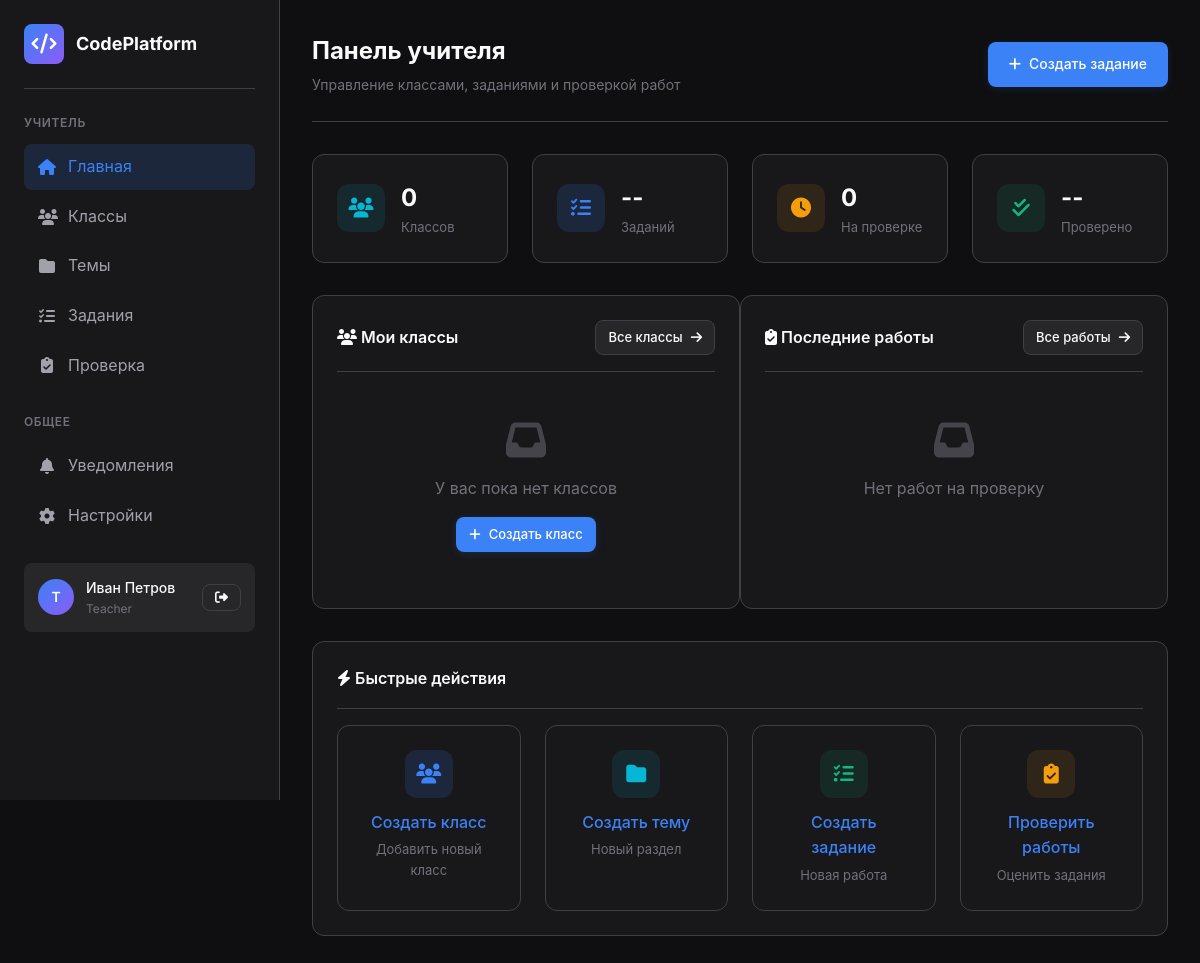
Screenshot of /teacher/dashboard (signed in) with the database file from the repository.
### models.py (models this page shows, shortened)
class User(UserMixin, db.Model):
    __tablename__ = 'users'
    id = db.Column(db.Integer, primary_key=True)
    username = db.Column(db.String(80), unique=True, nullable=False, index=True)
    email = db.Column(db.String(120), unique=True, nullable=False, index=True)
    password_hash = db.Column(db.String(256), nullable=False)
    role = db.Column(db.String(20), nullable=False, default='student')  # student, teacher, admin
    first_name = db.Column(db.String(50))
    last_name = db.Column(db.String(50))
    avatar_url = db.Column(db.String(255))
    is_active = db.Column(db.Boolean, default=True)
    created_at = db.Column(db.DateTime, default=datetime.utcnow)
    updated_at = db.Column(db.DateTime, default=datetime.utcnow, onupdate=datetime.utcnow)
    class_memberships = db.relationship('ClassMember', back_populates='user', cascade='all, delete-orphan')
    submissions = db.relationship('Submission', foreign_keys='Submission.user_id', back_populates='user', cascade='all, delete-orphan')
    created_assignments = db.relationship('Assignment', foreign_keys='Assignment.created_by', back_populates='creator', cascade='all, delete-orphan')
    graded_submissions = db.relationship('Submission', foreign_keys='Submission.graded_by', back_populates='grader')
    activity_logs = db.relationship('ActivityLog', back_populates='user', cascade='all, delete-orphan')
    @property
    def full_name(self):
        if self.first_name and self.last_name:
            return f"{self.first_name} {self.last_name}"
        return self.username

### app.py (the view)
@app.route('/teacher/dashboard')
@login_required
def teacher_dashboard():
    if current_user.role not in ['teacher', 'admin']:
        flash('Доступ запрещён', 'error')
        return redirect(url_for('index'))
    class_groups = ClassGroup.query.join(ClassMember).filter(
        ClassMember.user_id == current_user.id
    ).all()
    if not class_groups and current_user.role == 'admin':
        class_groups = ClassGroup.query.filter_by(is_active=True).all()
    recent_submissions = Submission.query.join(Assignment).filter(
        Assignment.class_group_id.in_([c.id for c in class_groups])
    ).order_by(Submission.submitted_at.desc()).limit(10).all()
    return render_template('teacher/dashboard.html',
                         class_groups=class_groups,
                         recent_submissions=recent_submissions)

### app.py (called while the page is built)
@login_manager.user_loader
def load_user(user_id):
    return User.query.get(int(user_id))

@app.context_processor
def utility_processor():
    def format_datetime(dt):
        if dt is None:
            return '—'
        return dt.strftime('%d.%m.%Y %H:%M')
    def format_date(dt):
        if dt is None:
            return '—'
        return dt.strftime('%d.%m.%Y')
    return {
        'formatDateTime': format_datetime,
        'formatDate': format_date
    }

### templates/teacher/dashboard.html (shortened to what this page needs)
{% extends "base.html" %}
{% block content %}
<div class="header">
    <div>
        <h1 class="header-title">Панель учителя</h1>
        <p class="header-subtitle">Управление классами, заданиями и проверкой работ</p>
    </div>
    <div style="display: flex; gap: 12px;">
        <a href="{{ url_for('create_assignment') }}" class="btn btn-primary">
            <i class="fas fa-plus"></i>
            Создать задание
        </a>
    </div>
</div>
<div class="grid grid-cols-4 gap-3 mb-4">
    <div class="card">
        <div style="display: flex; align-items: center; gap: 16px;">
            <div style="width: 48px; height: 48px; background: var(--info-bg); border-radius: 12px; display: flex; align-items: center; justify-content: center; font-size: 20px; color: var(--info);">
                <i class="fas fa-users"></i>
            </div>
            <div>
                <div style="font-size: 24px; font-weight: 700;">{{ class_groups|length }}</div>
                <div style="font-size: 13px; color: var(--text-muted);">Классов</div>
            </div>
        </div>
    </div>
    <div class="card">
        <div style="display: flex; align-items: center; gap: 16px;">
            <div style="width: 48px; height: 48px; background: var(--accent-glow); border-radius: 12px; display: flex; align-items: center; justify-content: center; font-size: 20px; color: var(--accent-primary);">
                <i class="fas fa-tasks"></i>
            </div>
            <div>
                <div style="font-size: 24px; font-weight: 700;">--</div>
                <div style="font-size: 13px; color: var(--text-muted);">Заданий</div>
            </div>
        </div>
    </div>
    <div class="card">
        <div style="display: flex; align-items: center; gap: 16px;">
            <div style="width: 48px; height: 48px; background: var(--warning-bg); border-radius: 12px; display: flex; align-items: center; justify-content: center; font-size: 20px; color: var(--warning);">
                <i class="fas fa-clock"></i>
            </div>
            <div>
                <div style="font-size: 24px; font-weight: 700;">{{ recent_submissions|length }}</div>
                <div style="font-size: 13px; color: var(--text-muted);">На проверке</div>
            </div>
        </div>
    </div>
    <div class="card">
        <div style="display: flex; align-items: center; gap: 16px;">
            <div style="width: 48px; height: 48px; background: var(--success-bg); border-radius: 12px; display: flex; align-items: center; justify-content: center; font-size: 20px; color: var(--success);">
                <i class="fas fa-check-double"></i>
            </div>
            <div>
                <div style="font-size: 24px; font-weight: 700;">--</div>
                <div style="font-size: 13px; color: var(--text-muted);">Проверено</div>
            </div>
        </div>
    </div>
</div>
<div class="grid grid-cols-2 gap-4">
    <div class="card">
        <div class="card-header">
            <h3 class="card-title"><i class="fas fa-users"></i> Мои классы</h3>
            <a href="{{ url_for('manage_classes') }}" class="btn btn-sm btn-secondary">
                Все классы <i class="fas fa-arrow-right"></i>
            </a>
        </div>
        {% if class_groups %}
        <div style="display: flex; flex-direction: column; gap: 12px;">
            {% for group in class_groups[:5] %}
            <div style="display: flex; align-items: center; justify-content: space-between; padding: 14px; background: var(--bg-tertiary); border-radius: var(--radius-md);">
                <div>
                    <div style="font-weight: 500;">{{ group.name }}</div>
                    <div style="font-size: 13px; color: var(--text-muted);">{{ group.description or 'Нет описания' }}</div>
                </div>
                <span class="badge badge-primary">{{ group.members|length }} учеников</span>
            </div>
            {% endfor %}
        </div>
        {% else %}
        <div style="text-align: center; padding: 32px; color: var(--text-muted);">
            <i class="fas fa-inbox" style="font-size: 40px; margin-bottom: 16px; opacity: 0.5;"></i>
            <p>У вас пока нет классов</p>
            <a href="{{ url_for('create_class') }}" class="btn btn-primary btn-sm" style="margin-top: 16px;">
                <i class="fas fa-plus"></i>
                Создать класс
            </a>
        </div>
        {% endif %}
    </div>
    <div class="card">
        <div class="card-header">
            <h3 class="card-title"><i class="fas fa-clipboard-check"></i> Последние работы</h3>
            <a href="{{ url_for('review_submissions') }}" class="btn btn-sm btn-secondary">
                Все работы <i class="fas fa-arrow-right"></i>
            </a>
        </div>
        {% if recent_submissions %}
        <div style="display: flex; flex-direction: column; gap: 12px;">
            {% for submission in recent_submissions[:5] %}
            <div style="display: flex; align-items: center; justify-content: space-between; padding: 14px; background: var(--bg-tertiary); border-radius: var(--radius-md);">
                <div style="flex: 1;">
                    <div style="font-weight: 500;">{{ submission.assignment.title }}</div>
                    <div style="font-size: 13px; color: var(--text-muted);">
                        {{ submission.user.full_name }} • {{ submission.submitted_at.strftime('%d.%m %H:%M') }}
                    </div>
                </div>
                <a href="{{ url_for('grade_submission', submission_id=submission.id) }}" class="btn btn-sm btn-primary">
                    Проверить
                </a>
            </div>
            {% endfor %}
        </div>
        {% else %}
        <div style="text-align: center; padding: 32px; color: var(--text-muted);">
            <i class="fas fa-inbox" style="font-size: 40px; margin-bottom: 16px; opacity: 0.5;"></i>
            <p>Нет работ на проверку</p>
        </div>
        {% endif %}
    </div>
</div>
<div class="card mt-4">
    <div class="card-header">
        <h3 class="card-title"><i class="fas fa-bolt"></i> Быстрые действия</h3>
    </div>
    <div class="grid grid-cols-4 gap-3">
        <a href="{{ url_for('create_class') }}" class="card" style="text-align: center; padding: 24px; display: block;">
            <div style="width: 48px; height: 48px; margin: 0 auto 12px; background: var(--accent-glow); border-radius: 12px; display: flex; align-items: center; justify-content: center; font-size: 20px; color: var(--accent-primary);">
                <i class="fas fa-users"></i>
            </div>
            <div style="font-weight: 500;">Создать класс</div>
            <div style="font-size: 13px; color: var(--text-muted); margin-top: 4px;">Добавить новый класс</div>
        </a>
        <a href="{{ url_for('create_topic') }}" class="card" style="text-align: center; padding: 24px; display: block;">
            <div style="width: 48px; height: 48px; margin: 0 auto 12px; background: var(--info-bg); border-radius: 12px; display: flex; align-items: center; justify-content: center; font-size: 20px; color: var(--info);">
                <i class="fas fa-folder"></i>
            </div>
            <div style="font-weight: 500;">Создать тему</div>
            <div style="font-size: 13px; color: var(--text-muted); margin-top: 4px;">Новый раздел</div>
        </a>
        <a href="{{ url_for('create_assignment') }}" class="card" style="text-align: center; padding: 24px; display: block;">
            <div style="width: 48px; height: 48px; margin: 0 auto 12px; background: var(--success-bg); border-radius: 12px; display: flex; align-items: center; justify-content: center; font-size: 20px; color: var(--success);">
                <i class="fas fa-tasks"></i>
            </div>
            <div style="font-weight: 500;">Создать задание</div>
            <div style="font-size: 13px; color: var(--text-muted); margin-top: 4px;">Новая работа</div>
        </a>
        <a href="{{ url_for('review_submissions') }}" class="card" style="text-align: center; padding: 24px; display: block;">
            <div style="width: 48px; height: 48px; margin: 0 auto 12px; background: var(--warning-bg); border-radius: 12px; display: flex; align-items: center; justify-content: center; font-size: 20px; color: var(--warning);">
                <i class="fas fa-clipboard-check"></i>
            </div>
            <div style="font-weight: 500;">Проверить работы</div>
            <div style="font-size: 13px; color: var(--text-muted); margin-top: 4px;">Оценить задания</div>
        </a>
    </div>
</div>
{% endblock %}

### templates/base.html (shortened to what this page needs)
<!DOCTYPE html>
<html lang="ru" class="dark">
<head>
    <link rel="stylesheet" href="https://cdnjs.cloudflare.com/ajax/libs/font-awesome/6.4.0/css/all.min.css">
    <link rel="stylesheet" href="https://cdnjs.cloudflare.com/ajax/libs/codemirror/5.65.13/codemirror.min.css">
    <link rel="stylesheet" href="https://cdnjs.cloudflare.com/ajax/libs/codemirror/5.65.13/theme/dracula.min.css">
</head>
<body>
    {% if current_user.is_authenticated %}
    <div class="app-layout">
        <aside class="sidebar">
            <div class="logo">
                <div class="logo-icon">
                    <i class="fas fa-code"></i>
                </div>
                <span class="logo-text">CodePlatform</span>
            </div>
            <nav>
                {% if current_user.role == 'student' %}
                <div class="nav-section">
                    <div class="nav-section-title">Ученик</div>
                    <a href="{{ url_for('student_dashboard') }}" class="nav-item {% if request.endpoint == 'student_dashboard' %}active{% endif %}">
                        <i class="fas fa-home"></i>
                        <span>Главная</span>
                    </a>
                    <a href="{{ url_for('student_dashboard') }}#assignments" class="nav-item">
                        <i class="fas fa-book"></i>
                        <span>Задания</span>
                    </a>
                    <a href="{{ url_for('student_dashboard') }}#progress" class="nav-item">
                        <i class="fas fa-chart-line"></i>
                        <span>Прогресс</span>
                    </a>
                </div>
                {% elif current_user.role in ['teacher', 'admin'] %}
                <div class="nav-section">
                    <div class="nav-section-title">Учитель</div>
                    <a href="{{ url_for('teacher_dashboard') }}" class="nav-item {% if request.endpoint == 'teacher_dashboard' %}active{% endif %}">
                        <i class="fas fa-home"></i>
                        <span>Главная</span>
                    </a>
                    <a href="{{ url_for('manage_classes') }}" class="nav-item {% if request.endpoint == 'manage_classes' %}active{% endif %}">
                        <i class="fas fa-users"></i>
                        <span>Классы</span>
                    </a>
                    <a href="{{ url_for('manage_topics') }}" class="nav-item {% if request.endpoint == 'manage_topics' %}active{% endif %}">
                        <i class="fas fa-folder"></i>
                        <span>Темы</span>
                    </a>
                    <a href="{{ url_for('manage_assignments') }}" class="nav-item {% if request.endpoint == 'manage_assignments' %}active{% endif %}">
                        <i class="fas fa-tasks"></i>
                        <span>Задания</span>
                    </a>
                    <a href="{{ url_for('review_submissions') }}" class="nav-item {% if request.endpoint == 'review_submissions' %}active{% endif %}">
                        <i class="fas fa-clipboard-check"></i>
                        <span>Проверка</span>
                    </a>
                </div>
                {% endif %}
                <div class="nav-section">
                    <div class="nav-section-title">Общее</div>
                    <a href="#" class="nav-item">
                        <i class="fas fa-bell"></i>
                        <span>Уведомления</span>
                    </a>
                    <a href="#" class="nav-item">
                        <i class="fas fa-cog"></i>
                        <span>Настройки</span>
                    </a>
                </div>
            </nav>
            <div class="user-menu">
                <div class="user-avatar">
                    {{ current_user.username[0].upper() }}
                </div>
                <div class="user-info">
                    <div class="user-name">{{ current_user.full_name }}</div>
                    <div class="user-role">{{ current_user.role|capitalize }}</div>
                </div>
                <a href="{{ url_for('logout') }}" class="btn btn-sm btn-secondary">
                    <i class="fas fa-sign-out-alt"></i>
                </a>
            </div>
        </aside>
        <main class="main-content">
            {% block content %}{% endblock %}
        </main>
    </div>
    {% else %}
    <main>
        {% block content_guest %}{% endblock %}
    </main>
    {% endif %}
</body>
</html>

### rows the page displays
User: username "T", full_name "Иван Петров", role "Teacher"

### other values shown
{{ class_groups|length }} "0"
{{ recent_submissions|length }} "0"
